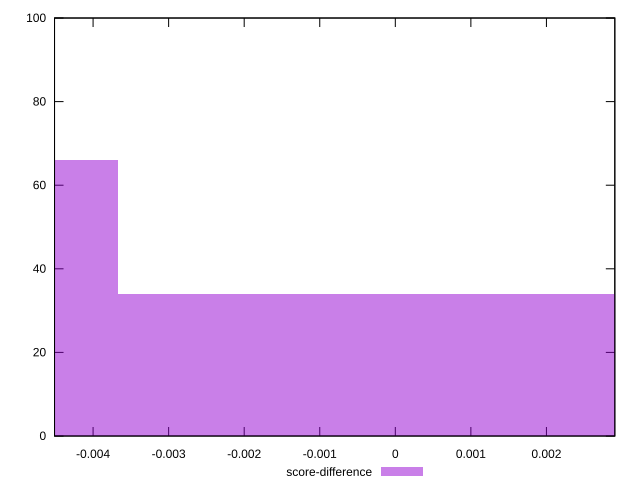

This chart was generated by the following gnuplot code:
reset

$scoreDifference <<EOF
0 34
-0.00734103106158598 66
EOF

set key outside below
set boxwidth 0.00734103106158598
set xrange [-0.004510134842865341:0.002905161057981767]
set yrange [0:100]
set trange [0:100]
set style fill transparent solid 0.5 noborder
set terminal svg size 640, 490 enhanced background rgb 'white'
set output "reprap/largest-contentful-paint/samples/pages+cached+noadtech/score-difference/histogram.svg"

plot $scoreDifference title "score-difference" with boxes

reset
